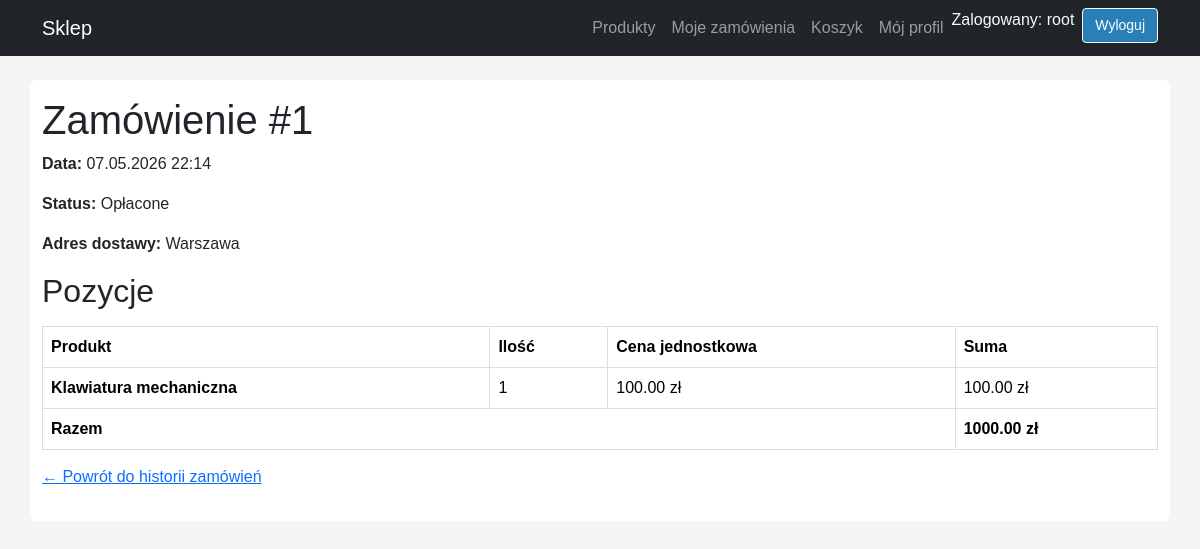
Screenshot of /konto/zamowienia/1/ (signed in) with the database file from the repository.
### sklep_aplikacja/models.py (models this page shows, shortened)
class Zamowienie(models.Model):
    STATUSY = [
        ("nowe", "Nowe"),
        ("oplacone", "Opłacone"),
        ("wyslane", "Wysłane"),
        ("zrealizowane", "Zrealizowane"),
        ("anulowane", "Anulowane"),
    ]
    klient = models.ForeignKey(Klient, on_delete=models.PROTECT, related_name="zamowienia")
    data_zamowienia = models.DateTimeField(auto_now_add=True)
    status = models.CharField(max_length=20, choices=STATUSY, default="nowe")
    adres_dostawy = models.CharField(max_length=255)
    wartosc_zamowienia = models.DecimalField(
        max_digits=10,
        decimal_places=2,
        default=0,
        validators=[MinValueValidator(0)],
    )

class PozycjaZamowienia(models.Model):
    zamowienie = models.ForeignKey(Zamowienie, on_delete=models.CASCADE, related_name="pozycje")
    produkt = models.ForeignKey(Produkt, on_delete=models.PROTECT)
    ilosc = models.PositiveIntegerField(default=1, validators=[MinValueValidator(1)])
    cena_jednostkowa = models.DecimalField(
        max_digits=10,
        decimal_places=2,
        validators=[MinValueValidator(0)],
    )
    def suma(self):
        return self.ilosc * self.cena_jednostkowa

class Produkt(models.Model):
    nazwa_produktu = models.CharField(max_length=150)
    slug = models.SlugField(max_length=180, unique=True, blank=True)
    kategoria = models.ForeignKey(
        Kategoria,
        on_delete=models.PROTECT,
        related_name="produkty",
        null=True,
        blank=True,
    )
    opis = models.TextField(blank=True)
    cena_produktu = models.DecimalField(
        max_digits=10,
        decimal_places=2,
        validators=[MinValueValidator(0)],
    )
    stan_magazynowy = models.PositiveIntegerField(default=0)
    czy_aktywny = models.BooleanField(default=True)

### sklep_aplikacja/views.py (the view)
# urls.py: path("konto/zamowienia/<int:id_zamowienia>/", views.szczegoly_zamowienia, name="szczegoly_zamowienia"),
@login_required
def szczegoly_zamowienia(request, id_zamowienia):
    zamowienie = get_object_or_404(Zamowienie, pk=id_zamowienia)
    klient = get_object_or_404(Klient, uzytkownik=request.user)
    if zamowienie.klient_id != klient.pk:
        raise Http404
    return render(request, "sklep_aplikacja/szczegoly_zamowienia.html", {
        "zamowienie": zamowienie,
        "pozycje": zamowienie.pozycje.select_related("produkt"),
    })

### sklep_aplikacja/templates/sklep_aplikacja/szczegoly_zamowienia.html (shortened to what this page needs)
{% extends "sklep_aplikacja/bazowy.html" %}
{% block content %}
    <h1>Zamówienie #{{ zamowienie.id }}</h1>
    <p><strong>Data:</strong> {{ zamowienie.data_zamowienia|date:"d.m.Y H:i" }}</p>
    <p><strong>Status:</strong> {{ zamowienie.get_status_display }}</p>
    <p><strong>Adres dostawy:</strong> {{ zamowienie.adres_dostawy }}</p>
    <h2>Pozycje</h2>
    <table class="table">
        <thead>
            <tr>
                <th scope="col">Produkt</th>
                <th scope="col">Ilość</th>
                <th scope="col">Cena jednostkowa</th>
                <th scope="col">Suma</th>
            </tr>
        </thead>
        <tbody>
            {% for p in pozycje %}
                <tr>
                    <th scope="row">{{ p.produkt.nazwa_produktu }}</th>
                    <td>{{ p.ilosc }}</td>
                    <td>{{ p.cena_jednostkowa }} zł</td>
                    <td>{{ p.suma }} zł</td>
                </tr>
            {% endfor %}
        </tbody>
        <tfoot>
            <tr>
                <th scope="row" colspan="3">Razem</th>
                <td><strong>{{ zamowienie.wartosc_zamowienia }} zł</strong></td>
            </tr>
        </tfoot>
    </table>
    <p><a href="{% url 'historia_zamowien' %}">← Powrót do historii zamówień</a></p>
{% endblock %}

### sklep_aplikacja/templates/sklep_aplikacja/includes/menu.html (shortened to what this page needs)
<nav class="navbar navbar-expand-lg navbar-dark bg-dark mb-4">
  <div class="container">
    <a class="navbar-brand" href="{% url 'strona_glowna' %}">Sklep</a>
    <ul class="navbar-nav ms-auto">
      <li class="nav-item">
        <a class="nav-link" href="{% url 'lista_produktow' %}">Produkty</a>
      </li>
      {% if user.is_authenticated %}
        <li class="nav-item">
            <a class="nav-link" href="{% url 'historia_zamowien' %}">Moje zamówienia</a>
        </li>
        <li class="nav-item">
        <a class="nav-link" href="{% url 'koszyk' %}">Koszyk</a>
        </li>
        <li class="nav-item">
        <a class="nav-link" href="{% url 'panel_klienta' %}">Mój profil</a>
        </li>
        <li class="nav-item">
          <span class="navbar-text text-light me-2">
            Zalogowany: {{ user.username }}
          </span>
        </li>
        <li class="nav-item">
          <form method="post" action="{% url 'logout' %}" class="d-inline">
            <button type="submit" class="btn btn-outline-light btn-sm">Wyloguj</button>
          </form>
        </li>
      {% else %}
        <li class="nav-item">
          <a class="nav-link" href="{% url 'login' %}">Zaloguj się</a>
        </li>
      {% endif %}
    </ul>
  </div>
</nav>

### sklep_aplikacja/static/sklep_aplikacja/style.css (style rules this page uses)
body { font-family: Arial, sans-serif; margin: 0; padding: 0; background: #f5f5f5; }
table { width: 100%; border-collapse: collapse; margin: 1em 0; }
table th, table td { padding: 8px; border: 1px solid #ddd; text-align: left; }
table th { background: #ecf0f1; }
.btn { background: #2980b9; color: white; padding: 6px 12px; border-radius: 4px; text-decoration: none; display: inline-block; }

### rows the page displays
Zamowienie: id "1", data_zamowienia "07.05.2026 22:14", status "Opłacone", adres_dostawy "Warszawa", wartosc_zamowienia "1000.00"
PozycjaZamowienia: produkt.nazwa_produktu "Klawiatura mechaniczna", ilosc "1", cena_jednostkowa "100.00", suma "100.00"

### other values shown
{{ user.username }} "root"
